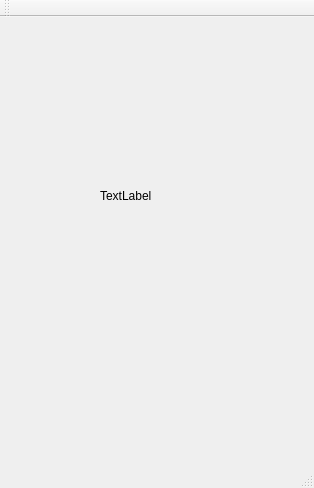
<?xml version="1.0" encoding="UTF-8"?>
<ui version="4.0">
 <class>MainWindow</class>
 <widget class="QMainWindow" name="MainWindow">
  <property name="geometry">
   <rect>
    <x>0</x>
    <y>0</y>
    <width>314</width>
    <height>488</height>
   </rect>
  </property>
  <property name="windowTitle">
   <string>MainWindow</string>
  </property>
  <widget class="QWidget" name="centralWidget">
   <widget class="QLabel" name="label">
    <property name="geometry">
     <rect>
      <x>100</x>
      <y>170</y>
      <width>67</width>
      <height>17</height>
     </rect>
    </property>
    <property name="text">
     <string>TextLabel</string>
    </property>
   </widget>
  </widget>
  <widget class="QMenuBar" name="menuBar">
   <property name="geometry">
    <rect>
     <x>0</x>
     <y>0</y>
     <width>314</width>
     <height>22</height>
    </rect>
   </property>
  </widget>
  <widget class="QToolBar" name="mainToolBar">
   <attribute name="toolBarArea">
    <enum>TopToolBarArea</enum>
   </attribute>
   <attribute name="toolBarBreak">
    <bool>false</bool>
   </attribute>
  </widget>
  <widget class="QStatusBar" name="statusBar"/>
 </widget>
 <layoutdefault spacing="6" margin="11"/>
 <resources/>
 <connections/>
</ui>
